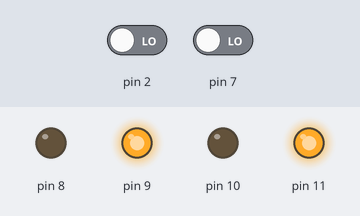
Recording of a sketch running on a simulated Arduino Uno, built with avr-gcc and run on an emulated ATmega328P. Parts: output pins drawn as LEDs (lit = HIGH). The inputs (shaded band) are chosen by the test bench; at power-on: pin 2 LOW, pin 7 LOW.

Above: at 6.8 s.
6.9 s: pin 2 driven HIGH
At 8.0 s:
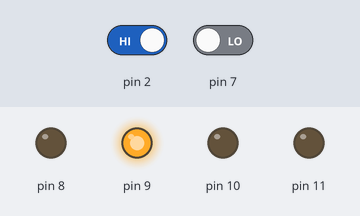
14.6 s: pin 7 driven HIGH
At 16.1 s:
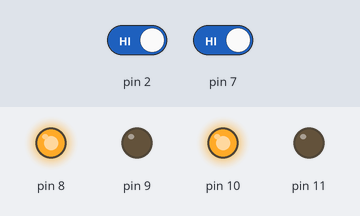
18.5 s: pin 7 driven LOW
At 21.1 s:
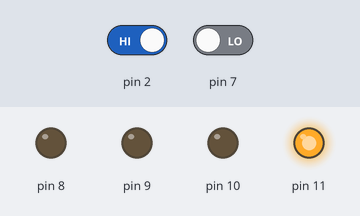
26.2 s: pin 2 driven LOW
At 28.0 s:
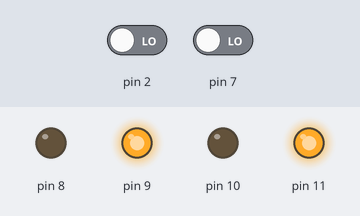
Timing chart, 0 to 34.9 s (numbered marks = the images above; inputs shaded):
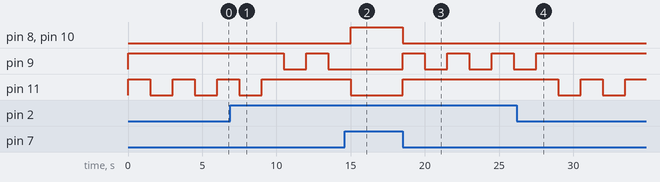

Measured:
- after the input at 6.9 s, pin 9: HIGH → LOW after 3.6 s, → HIGH 1.5 s later, → LOW 1.5 s later; pin 11: goes on until 9.0 s, then stays HIGH
- after the input at 14.6 s, pin 8, pin 10: LOW → HIGH after 0.40 s; pin 9: stays LOW (without the input it goes to HIGH after 0.40 s); pin 11: HIGH → LOW after 0.40 s
- after the input at 18.5 s, pin 8, pin 10: HIGH → LOW at once; pin 9: alternates HIGH for 1.5 s and LOW for 1.5 s, starting at once; pin 11: LOW → HIGH at once
- after the input at 26.2 s, pin 9: goes on until 27.5 s, then stays HIGH; pin 11: alternates HIGH for 1.5 s and LOW for 1.5 s, starting after 2.8 s
- by itself, pin 11: alternates HIGH for 1.5 s and LOW for 1.5 s

The sketch:

edge_avoider.ino
```cpp
//this robot is same as line follower but only keep ir bulbs straight/horizontal


int irsensor1=2;
int irsensor2=7;


void setup() {
  // put your setup code here, to run once:
pinMode(2,0);
pinMode(7,0);
pinMode(8,1);
pinMode(9,1);
pinMode(10,1);
pinMode(11,1);
Serial.begin(9600);
}

void loop() {
  // put your main code here, to run repeatedly:
int x,y;
x=digitalRead(2); //8.9
y=digitalRead(7);//10,11
if(x==1 && y==1)
{

  digitalWrite(8,1);
  digitalWrite(9,0);
  digitalWrite(10,1);
  digitalWrite(11,0);

}
else if(x==1 && y==0)
  {

  digitalWrite(8,0);
  digitalWrite(9,1);
  digitalWrite(10,0);
  digitalWrite(11,1);
  delay(1500);
  digitalWrite(8,0);
  digitalWrite(9,0);
  digitalWrite(10,0);
  digitalWrite(11,1);
  delay(1500);
  }
  else if(x==0 && y==1)
  {

 digitalWrite(8,0);
  digitalWrite(9,1);
  digitalWrite(10,0);
  digitalWrite(11,1);
  delay(1500);
  digitalWrite(8,0);
  digitalWrite(9,1);
  digitalWrite(10,0);
  digitalWrite(11,0);
  delay(1500);
  }
 else if(x==0 && y==0)
  {
   digitalWrite(8,0);
  digitalWrite(9,1);
  digitalWrite(10,0);
  digitalWrite(11,1);
  delay(1500);
  digitalWrite(8,0);
  digitalWrite(9,1);
  digitalWrite(10,0);
  digitalWrite(11,0);
  delay(1500);
   }
}
```
